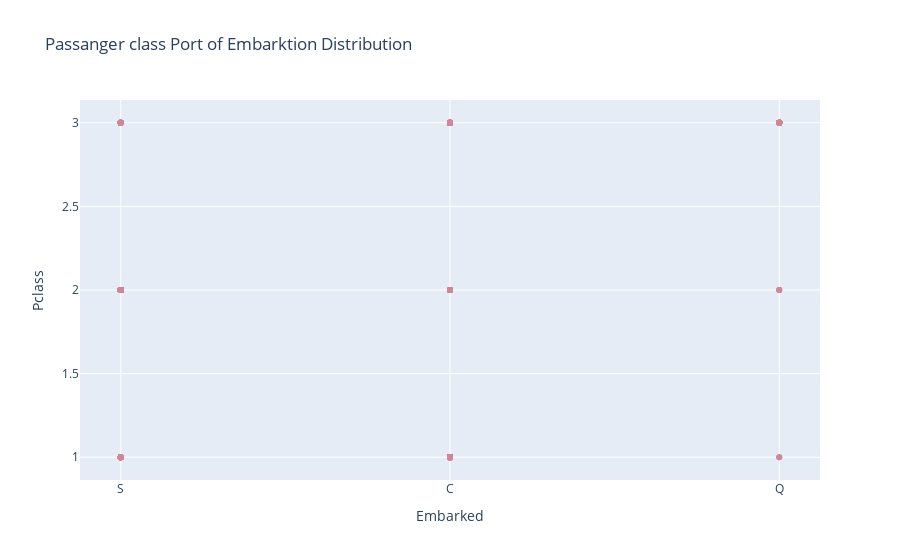

Notebook source saved alongside this figure:
### Code cell
fig = px.scatter(titanic, x = "Embarked", y = "Pclass",
                  color_discrete_sequence = ["#CC8899"],
                  title = "Passanger class Port of Embarktion Distribution")
fig.show()

### Figure 1 — Plotly figure (JSON) as saved in the notebook; plotly's stock layout.template omitted (floating-point values rounded to 4 significant figures; data arrays with more than 128 entries replaced by an {"elided": "..."} marker saying what was removed)
{"data": [{"hovertemplate": "Embarked=%{x}<br>Pclass=%{y}<extra></extra>", "legendgroup": "", "marker": {"color": "#CC8899", "symbol": "circle"}, "mode": "markers", "name": "", "orientation": "v", "showlegend": false, "type": "scatter", "x": {"elided": "891 str values"}, "xaxis": "x", "y": {"elided": "891 int values"}, "yaxis": "y"}], "layout": {"legend": {"tracegroupgap": 0}, "title": {"text": "Passanger class Port of Embarktion Distribution"}, "xaxis": {"anchor": "y", "domain": [0, 1], "title": {"text": "Embarked"}}, "yaxis": {"anchor": "x", "domain": [0, 1], "title": {"text": "Pclass"}}}}
